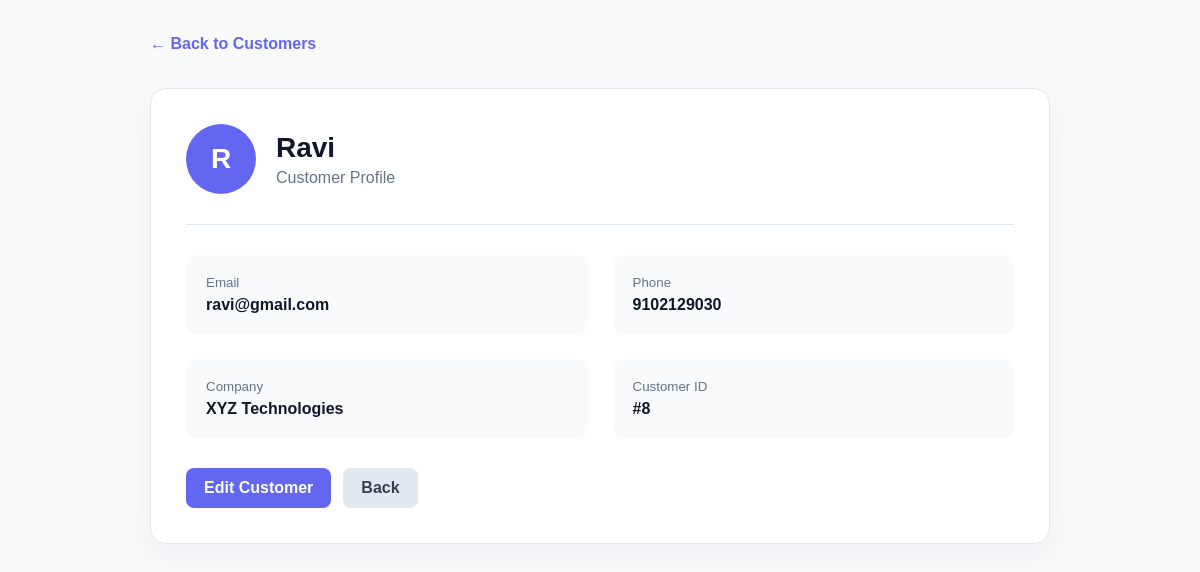
Screenshot of /customers/8/ with the database file from the repository.
### crm/models.py (models this page shows, shortened)
class Customer(models.Model):
    name = models.CharField(max_length=100)
    email = models.EmailField()
    phone = models.CharField(max_length=20)
    company = models.CharField(max_length=150, blank=True)
    created_at = models.DateTimeField(auto_now_add=True)

### crm/views.py (the view)
def customer_detail(request, id):
    customer = Customer.objects.get(id=id)
    context = {
        "customer": customer,
    }
    return render(
        request,
        "crm/customer_detail.html",
        context
    )

### crm/templates/crm/customer_detail.html (shortened to what this page needs)
<!DOCTYPE html>
<html lang="en">
<head>
</head>
<body>
    <header class="page-header">
        <div class="container">
            <a
                href="{% url 'customer_list' %}"
                class="back"
            >
                ← Back to Customers
            </a>
        </div>
    </header>
    <main class="container">
        <div class="card">
            <div class="profile">
                <div class="avatar">
                    {{ customer.name|first|upper }}
                </div>
                <div>
                    <h1>
                        {{ customer.name }}
                    </h1>
                    <p>
                        Customer Profile
                    </p>
                </div>
            </div>
            <div class="details">
                <div class="detail">
                    <small>
                        Email
                    </small>
                    <strong>
                        {{ customer.email }}
                    </strong>
                </div>
                <div class="detail">
                    <small>
                        Phone
                    </small>
                    <strong>
                        {{ customer.phone }}
                    </strong>
                </div>
                <div class="detail">
                    <small>
                        Company
                    </small>
                    <strong>
                        {{ customer.company|default:"Not provided" }}
                    </strong>
                </div>
                <div class="detail">
                    <small>
                        Customer ID
                    </small>
                    <strong>
                        #{{ customer.id }}
                    </strong>
                </div>
            </div>
            <div class="actions">
                <a
                    href="{% url 'customer_edit' customer.id %}"
                    class="btn edit"
                >
                    Edit Customer
                </a>
                <a
                    href="{% url 'customer_list' %}"
                    class="btn back-btn"
                >
                    Back
                </a>
            </div>
        </div>
    </main>
</body>
</html>

### crm/templates/crm/customer_detail.html (style rules this page uses)
* { margin: 0; padding: 0; box-sizing: border-box; }
body { font-family: Arial, sans-serif; background: #f8fafc; color: #0f172a; }
.container { width: 90%; max-width: 900px; margin: auto; }
.page-header { padding: 35px 0; }
.back { color: #6366f1; text-decoration: none; font-weight: 700; }
.card { background: white; border: 1px solid #e2e8f0; border-radius: 16px; padding: 35px; box-shadow: 0 10px 30px rgba(15, 23, 42, .05); }
.profile { display: flex; align-items: center; gap: 20px; padding-bottom: 30px; border-bottom: 1px solid #e2e8f0; margin-bottom: 30px; }
.avatar { width: 70px; height: 70px; display: grid; place-items: center; border-radius: 50%; background: #6366f1; color: white; font-size: 28px; font-weight: 800; }
.profile h1 { font-size: 28px; margin-bottom: 5px; }
.profile p { color: #64748b; }
.details { display: grid; grid-template-columns: 1fr 1fr; gap: 25px; }
.detail { padding: 20px; background: #f8fafc; border-radius: 10px; }
.detail small { display: block; color: #64748b; margin-bottom: 6px; }
.detail strong { font-size: 16px; }
.actions { display: flex; gap: 12px; margin-top: 30px; }
.btn { padding: 11px 18px; border-radius: 8px; text-decoration: none; font-weight: 700; }
.edit { background: #6366f1; color: white; }
.back-btn { background: #e2e8f0; color: #334155; }

### rows the page displays
Customer: name|first "R", name "Ravi", email "ravi@gmail.com", phone "9102129030", company "XYZ Technologies", id "8"
